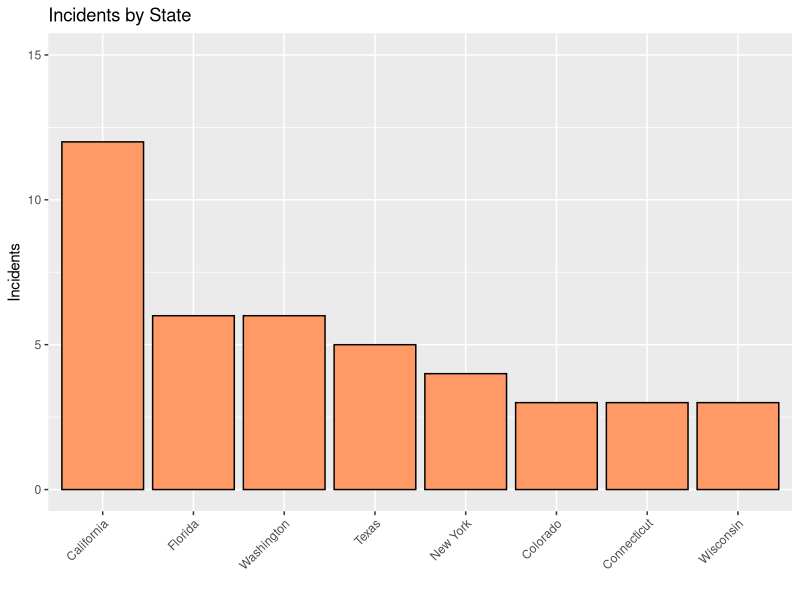
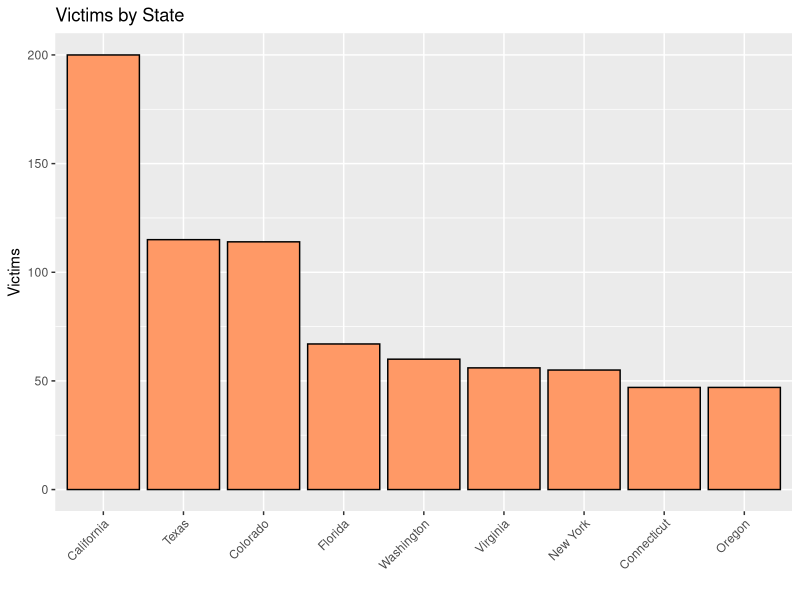

These charts were generated, in order, by the following R code: (Note: this script raises an error after producing the figures.)
#### Note to Grader ####

#Code here works and is in 95+ pct final format.

# If you run a piece of code and it doesn't work - the reason is the 
# dataset for particular charts are cuts of the original data set and,
# in some instances, because of work-in-progress some of the data 
# munging may come after the code for a figure generation.
# This is rare - but it may happen.  Please let me know if you have
# Questions.  Thanks.

### NB:  Be sure to comment out the setwd command just below so you can 
##load data from the appropriate new location


library(ggplot2)
library(dplyr)
library(vcd)
library(gridExtra)


setwd("C:/Users/Matt/Dropbox/RClass/Data/data/MassShootings")

shootings <- read.csv("USMassShootings.csv",header=TRUE)
names(shootings) = tolower(names(shootings))

#Modifications to shootings dataframe for subsequent work:

#Mass Shootings - Males Only

shootings_m = shootings[shootings$gender == 'Male',]  

shootings_m$race_group = shootings_m$race
shootings$race_group = shootings$race

shootings_m_r_a = shootings_m[,c("age","race")] #get a df with only race and age

#Iterate through shootings_m and make only three bins: White, Black, and Other

for (i in 1:nrow(shootings)){
  if (shootings$race[i] != "White" & shootings$race[i] != "Black"){
    shootings$race_group[i] = "Other"
  } 
}

#Iterate through shootings_m and make only three bins: White, Black, and Other

for (i in 1:nrow(shootings_m)){
  if (shootings_m$race[i] != "White" & shootings_m$race[i] != "Black"){
    shootings_m$race_group[i] = "Other"
  } 
}

#Counts of events by State

shootings_tbl = tbl_df(shootings)
by_state = group_by(shootings_tbl,state)
by_state_incidents = summarise(by_state, incidents = n())
top_14_states=head(arrange(by_state_incidents,desc(incidents)),8)

top_states = ggplot(top_14_states,aes(x=reorder(state,-incidents),incidents))+
  geom_bar(colour="black",fill="#ff9966",stat="identity")+ 
  ylab("Incidents") +
  xlab("")+
  scale_y_continuous(limit = c(0, 15))+
  theme(axis.text.x = element_text(angle = 45, hjust = 1))+
  ggtitle("Incidents by State")

top_states

#Victim Count by State

shootings_tbl = tbl_df(shootings)
by_state = group_by(shootings_tbl,state)
by_state_victims = summarise(by_state, victims = sum(total.victims))
by_state_victims = arrange(by_state_victims,desc(victims))
top_9_states = head(by_state_victims,9)

top_victims = ggplot(top_9_states,aes(x=reorder(state,-victims),victims))+
  geom_bar(colour="black",fill="#ff9966",stat="identity")+ 
  ylab("Victims") +
  xlab("") +
  #scale_y_continuous(limits = c(0, 15))+
  theme(axis.text.x = element_text(angle = 45, hjust = 1))+
  ggtitle("Victims by State")

top_victims

#weapons obtained legally

ggplot(shootings,aes(Weapons.obtained.legally))+geom_bar(color='black', fill='blue')  +
  ggtitle("Weapons Obtained Legally") + xlab("")

#total victims by weapon legality

ggplot(shootings,aes(Weapons.obtained.legally,Total.Victims))+geom_bar(stat="identity",color='black', fill='blue')  +
  ggtitle("Weapons Obtained Legally") + xlab("")

#Total Victims Histogram

totalvictims.hist = ggplot(shootings,aes(total.victims))+
  geom_histogram(binwidth=5, colour='black', fill = 'orange')+
  #xlim(c(0,80))+
  xlab("Total Victims") +
  ylab("Number of Events") +
  ggtitle("Mass Shootings in the US: 1982 - 2015")

#Fatalities Histogram

fatalities.hist = ggplot(shootings,aes(fatalities))+
  geom_histogram(binwidth=5, colour='black', fill = 'blue')+
  #xlim(c(0,80))+
  xlab("Fatalities") +
  ylab("Number of Events") +
ggtitle("Mass Shootings in the US: 1982 - 2015")

#Wounded Histogram

wounded.hist = ggplot(shootings,aes(injured))+
  geom_histogram(binwidth=5,, colour='black', fill = 'green')+
  #xlim(c(0,80))+
  xlab("Wounded") +
  ylab("Number of Events") +
  ggtitle("Mass Shootings in the US: 1982 - 2015")

#Events per Year

ggplot(shootings,aes(year))+
  geom_bar(fill="#ff9966",colour="black")+ 
  xlab("Year")+
  ylab("Number of Events") +
  ggtitle("Events Per Year")

#Victims per Year

Victims.year = ggplot(shootings,aes(year,total.victims))+
  stat_summary(fun.y=sum,geom="bar",colour="black",fill="#9999CC",show.legend = FALSE)+
  xlab("Year")+
  ylab("Victims")+
  ggtitle(expression(atop("Victims",atop("(Injured + Fatalities)",""))))

#Fatalities by Year

fatalities.year = ggplot(shootings,aes(year,fatalities))+
  stat_summary(fun.y=sum,geom="bar",colour="black",fill="#66CC99",show.legend = FALSE) +
  scale_y_continuous(limits=c(0,80))+
  ylab("Fatalities") +
  ggtitle("Fatalities")

#Wounded by Year

wounded.year = ggplot(shootings,aes(year,injured))+
  stat_summary(fun.y=sum,geom="bar",colour="black",fill="#CC6666",show.legend = FALSE) +
  scale_y_continuous(limits=c(0,80))+
  xlab("Year")+
  ylab("Wounded")+
  ggtitle("Wounded")

#Mental Health Issues (advanced warning) - Bar Chart

ggplot(shootings,aes(Mental.Health.Issues))+geom_bar(fill="grey",colour="black")+theme_bw() + ylab("Count") +
  ggtitle("Mass Shootings in the US: 1982 - 2015")


#Age Histogram

age.hist = ggplot(shootings,aes(age))+
  geom_histogram(binwidth=5,fill="#3366ff",colour="black") + 
  xlab("Age")+
  ylab("Number of Events") +
  ggtitle("Perpetrator Age")

#Gender Histogram

sex.hist = ggplot(shootings,aes(gender))+
  geom_bar(fill="#3366ff",colour="black")+ 
  xlab("Gender")+
  ylab("Number of Events") +
  ggtitle("Perpetrator Gender")

#Ethnicity Historgram 

race.hist = ggplot(shootings,aes(race))+
  geom_bar(fill="#3366ff",colour="black")+
  xlab("Ethnicity")+
  ylab("Number of Events") +
  theme(axis.text.x = element_text(angle = 30, hjust = 1))+
  ggtitle("Perpetrator Ethnicity")


# Not great dodged bar chart
ggplot(shootings_m,aes(age,fill=race)) +
  geom_histogram(binwidth=5,position='dodge',color='black')+
  ylab("Number of Perpetrators") + 
  ggtitle("Perpetrators by Age and Race")

#Male Perpetrators by Age - Stacked Bar Chart => Leads to Density

ggplot(shootings_m,aes(age,fill=race)) +
  geom_histogram(binwidth=5,position='stack',color='black')+
  xlab("Age") +
  ylab("Number of Perpetrators") + 
  ggtitle("Male Perpetrators by Age and Race")

#White Male Age Density

ggplot(shootings_m[shootings_m$race=='White',],aes(age)) + 
  geom_histogram(aes(y=..density..),binwidth=5,fill='#FE2EF7',color='black')+
  geom_density(size = 1)+
  ggtitle("White Male Perpetrators")



#Overlapping Male Perpetrator Densities - 3 Groups - White, Black, Other

#Multiple Density Plots

ggplot()+
  geom_density(aes(age), colour = "red", fill="red",alpha = .4, data=shootings_m[shootings_m$race_group == 'White',])+
  geom_density(aes(age), colour = "black", fill="black", alpha = .4, data=shootings_m[shootings_m$race_group == 'Black',])+
  geom_density(aes(age), colour = "green", fill="green",alpha = .4, data=shootings_m[shootings_m$race_group == 'Other',])+
  xlab("Age")+
  ylab("Density")+
  ggtitle("Age Densities by Ethnicity")


#or
 
qplot(data=shootings_m, x=Age,geom='density',color=race_group)+theme_bw()

ggtitle("White Male Perpetrators")



#Prior Signs

ggplot(shootings,aes(priorsignsmentalillness))+geom_bar()+theme_bw() + ylab("Count") +
  ggtitle("Mass Shootings in the US: 1982 - 2015")



#Scatterplot - Age vs. Total Victims

ggplot(shootings,aes(age,total.victims))+
  theme_bw()+
  geom_point()+
  xlab("Age")+
  ylab("Victims (Fatalities + Wounded)")+
  ggtitle("Perpetrator Age vs. Total Victims")




#TEST



#Maybe make this a box plot???

shootings$race_group = as.character(shootings$race_group)
shootings$race_group = as.factor(shootings$race_group)

ggplot(shootings,aes(x=race,y= age))+geom_point(stat="identity",fill="#66CC99",colour="black")+
  ggtitle(expression(atop("Perpetrators",atop("(Ethnicity and Age)",""))))

ggplot(shootings, aes(race_group,age)) + geom_violin() 
ggplot(shootings, aes(race_group,age)) + geom_boxplot() 


ggplot(shootings_m,aes(x=Age,y= Race))+geom_point(stat="identity",fill="#66CC99",colour="black")+
  ggtitle(expression(atop("Perpetrators",atop("(Ethnicity and Age)",""))))




summary(shootings)

grid.arrange(events.yr,vic.yr.hist2 , ncol=2, nrow=2) # Events and Total Victims Combined Chart

grid.arrange(inj.yr.hist,fat.yr.hist , ncol=2, nrow=2) # Injured and Fatalities Combined Chart

grid.arrange(age.hist,sex.hist,race.hist , ncol=3, nrow=1) # Age Sex Combined Chart

grid.arrange(race.hist, ncol=2, nrow=2) # race Chart

grid.arrange(top_states,top_victims, nrow=2, ncol=1)

grid.arrange(age.hist,perp_race_age, nrow=2) # Age and Age by Race

grid.arrange(totalvictims.hist,fatalities.hist,wounded.hist, ncol=1, nrow=3)

grid.arrange(fatalities.year, wounded.year,ncol=1, nrow=2)

perp_race_age

#groupby race and age for total events

shootings_m_tbl = tbl_df(shootings_m)


by_race_age = group_by(shootings_m_tbl,race,age)
by_race_age
summarise(by_race_age, sum = sum(total.victims))


grid.arrange(top_states,top_victims, ncol=1, nrow=2)

###????what to do with the above?





#New Mosaic

data=shootings_m
race.new = NA
race.new[which(data$race == "White")] = "White"
race.new[which(data$race != "White")] = "Other"
race.new = as.factor(race.new)

age.new = cut(data$Age, c(13, 30, 50, 66),
              labels = c("13 - 30", "31 - 50", "51 - 66"),
              include.lowest = TRUE)

mosaic(table(race.new, age.new), shade = TRUE, legend = TRUE,
       labeling_args = list(set_varnames = c(race.new = "Race",
       age.new = "Age")))


# top 5 events by total victims

head(arrange(select(shootings, 1:5, 7:9),desc(total.victims)),5)



  
  